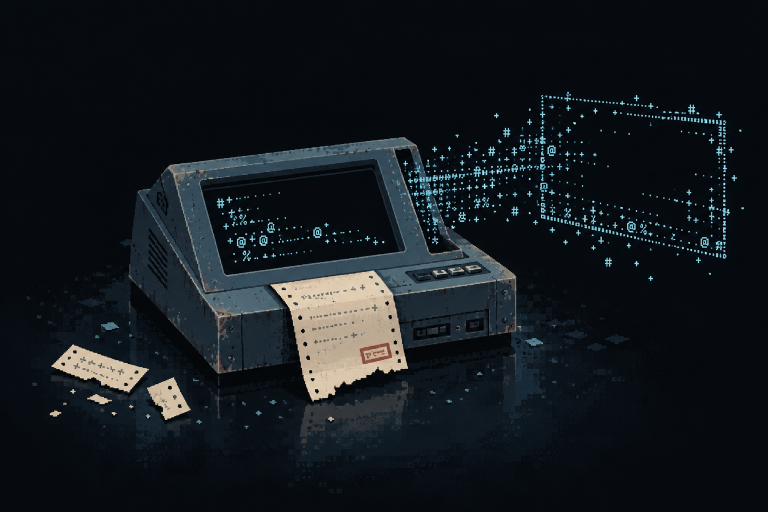
#> input picture godot_native/art_source/ending_resume_20261022/terminal_original.png, 1536 x 1024 px (shown at 1/2 size)
$ python prepare_ending_resume_art.py
#> lines starting #> are read from the running program, lines starting #| are printed output that depends on the picture
"""Deterministic native-grid/palette normalization; never creates new artwork."""
from pathlib import Path
import hashlib
import json
from PIL import Image

PROJECT = Path(__file__).resolve().parents[1]
SOURCE = PROJECT / 'art_source/ending_resume_20261022/terminal_original.png'
OUTPUT = PROJECT / 'assets/native/ending_resume/terminal_signal_20261022.png'
# Existing terminal ramp plus existing campus metal/paper/ink members.
PALETTE = ['070B10','0B1219','202B35','344452','526B7A','7993A1',
           '9AD9EF','DBEDF4','F4EAD5','D8C7A0','9A514A','44332D',
           '70503B','A9BCC2','294553','809BA9']
palette = Image.new('P', (1, 1))
rgb = [tuple(bytes.fromhex(c)) for c in PALETTE]
palette.putpalette([v for color in rgb for v in color] + [7,11,16] * (256-len(rgb)))
original = Image.open(SOURCE).convert('RGB')
#> original is the input picture: PIL image 1536x1024 RGB; mean R, G, B 19.7, 25.8, 30.6
assert original.width * 2 == original.height * 3, 'Keep the authored 3:2 composition'
# 2 native art pixels per authored UI pixel, no unequal aspect transform.
normalized = original.resize((756,504), Image.Resampling.NEAREST).quantize(
    palette=palette, dither=Image.Dither.NONE).convert('RGB')
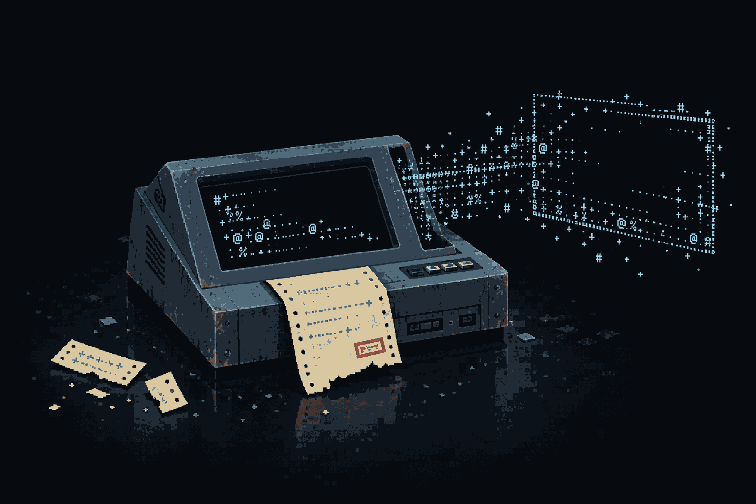
#> normalized: PIL image 756x504 RGB; mean R, G, B 20.9, 26.2, 30.8
assert set(normalized.getdata()) <= set(rgb)
OUTPUT.parent.mkdir(parents=True, exist_ok=True)
normalized.save(OUTPUT, optimize=True)
report = {
    'source': str(SOURCE.relative_to(PROJECT)),
    'asset': str(OUTPUT.relative_to(PROJECT)),
    'mode': 'built-in image_gen; deterministic nearest-grid and palette normalization',
    'sourceSha256': hashlib.sha256(SOURCE.read_bytes()).hexdigest(),
    'assetSha256': hashlib.sha256(OUTPUT.read_bytes()).hexdigest(),
    'sourceSize': list(original.size), 'nativeSize': list(normalized.size),
    'authoredUiSize': [378,252], 'palette': PALETTE,
    'uniqueColors': len(set(normalized.getdata())),
    'prompt': 'docs/art/prompts/ending_resume_terminal_20261022.txt',
    'normalizer': 'tools/prepare_ending_resume_art.py',
    'runtimeRole': 'non-authoritative static illustration; no baked interface text',
    'pillowVersion': Image.__version__,
}
(PROJECT / 'docs/art/ENDING_RESUME_ART_20261022.json').write_text(
    json.dumps(report, ensure_ascii=False, indent=2)+'\n')
print(json.dumps(report, ensure_ascii=False))
#> (printed output is left out)
